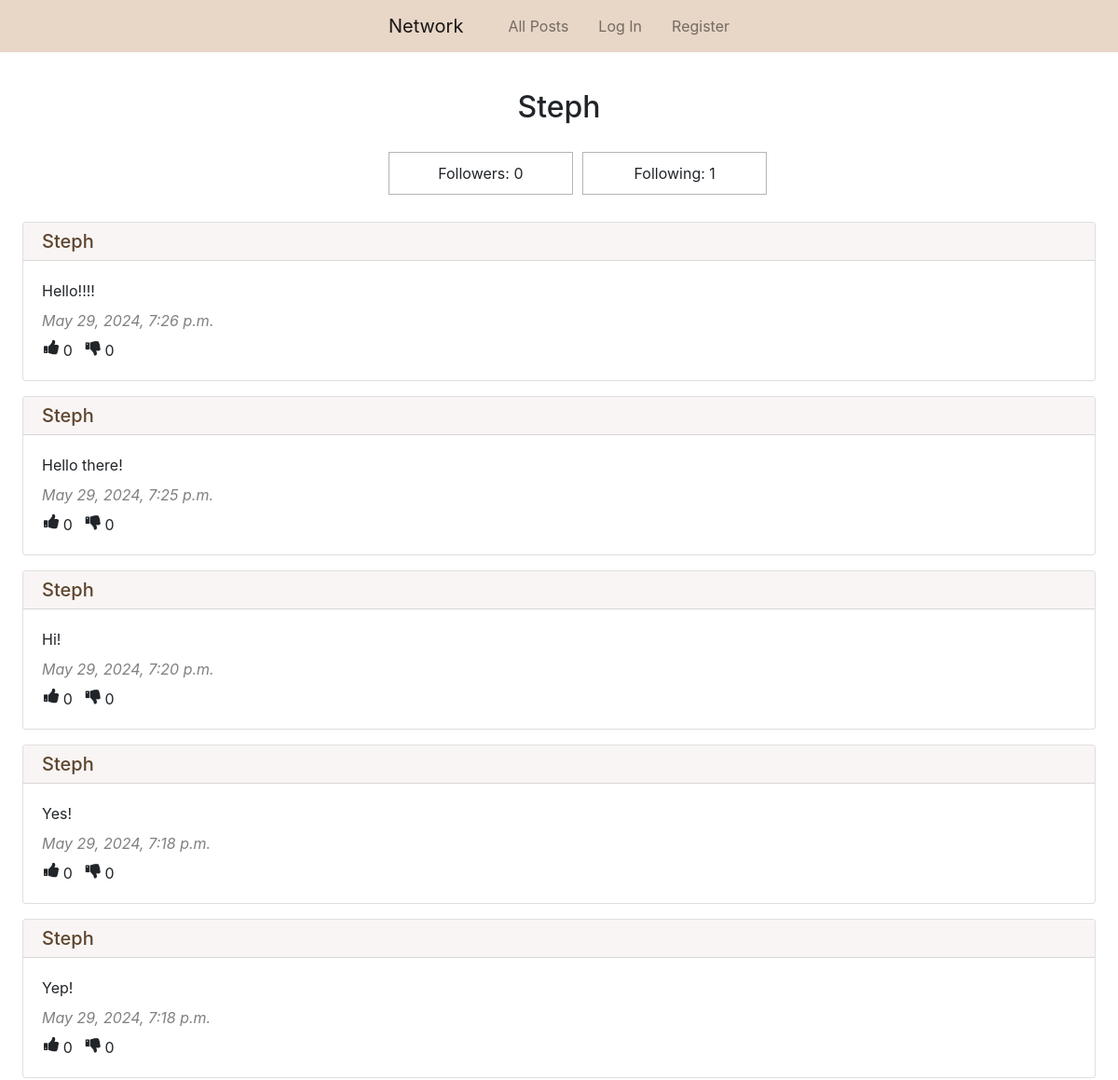
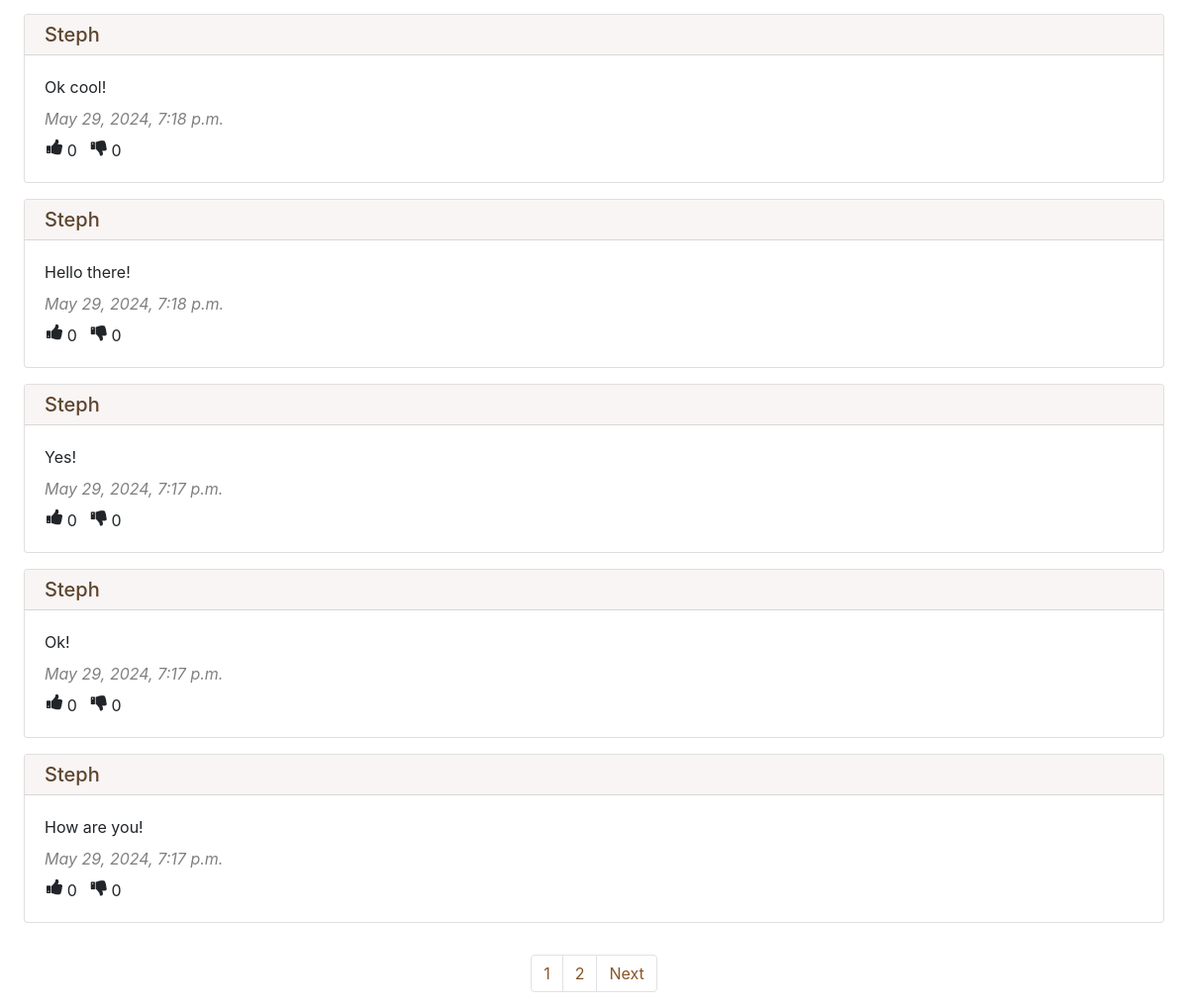
The page /profile/1 on the database as committed earlier (2 pictures, top to bottom).
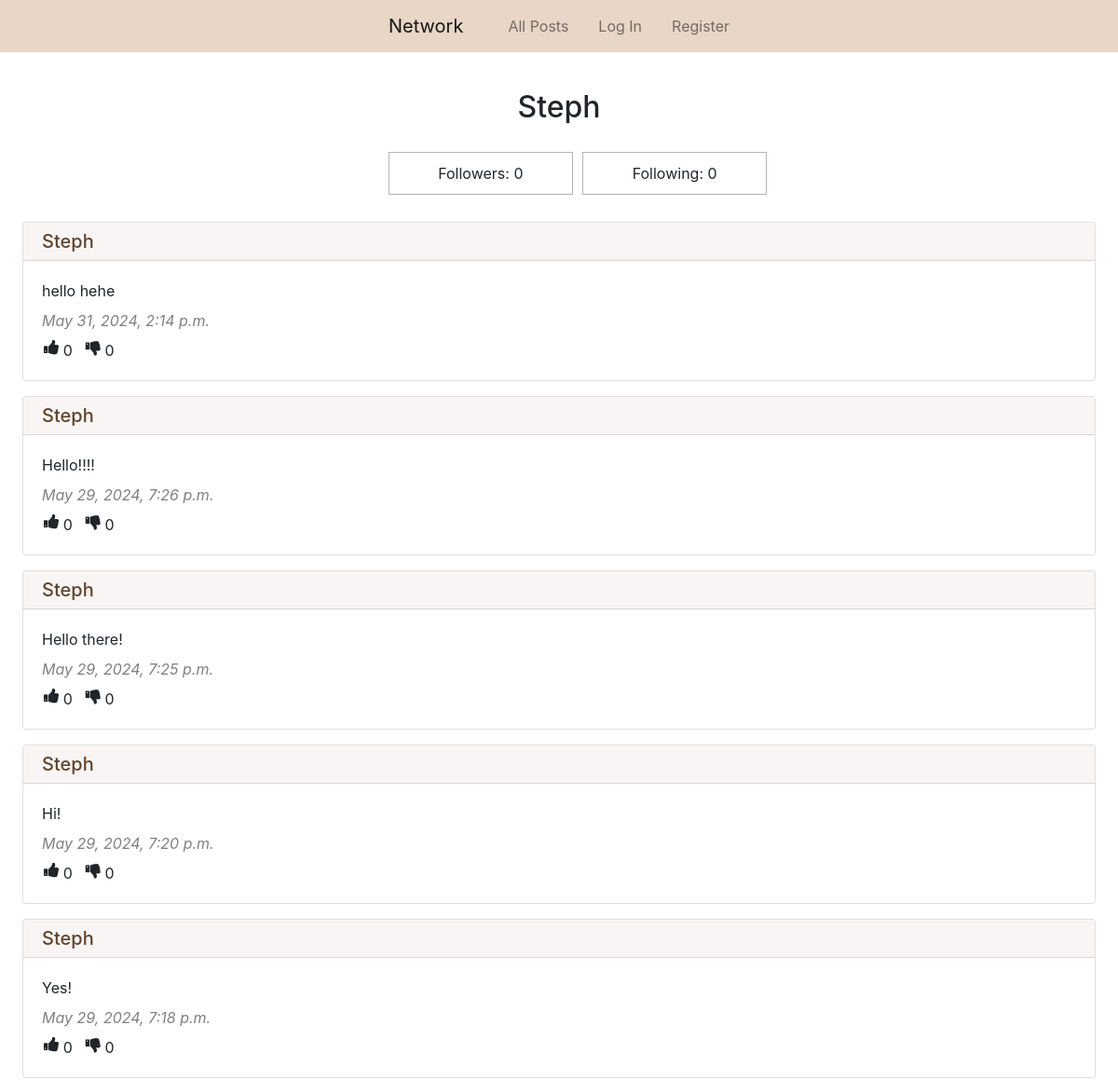
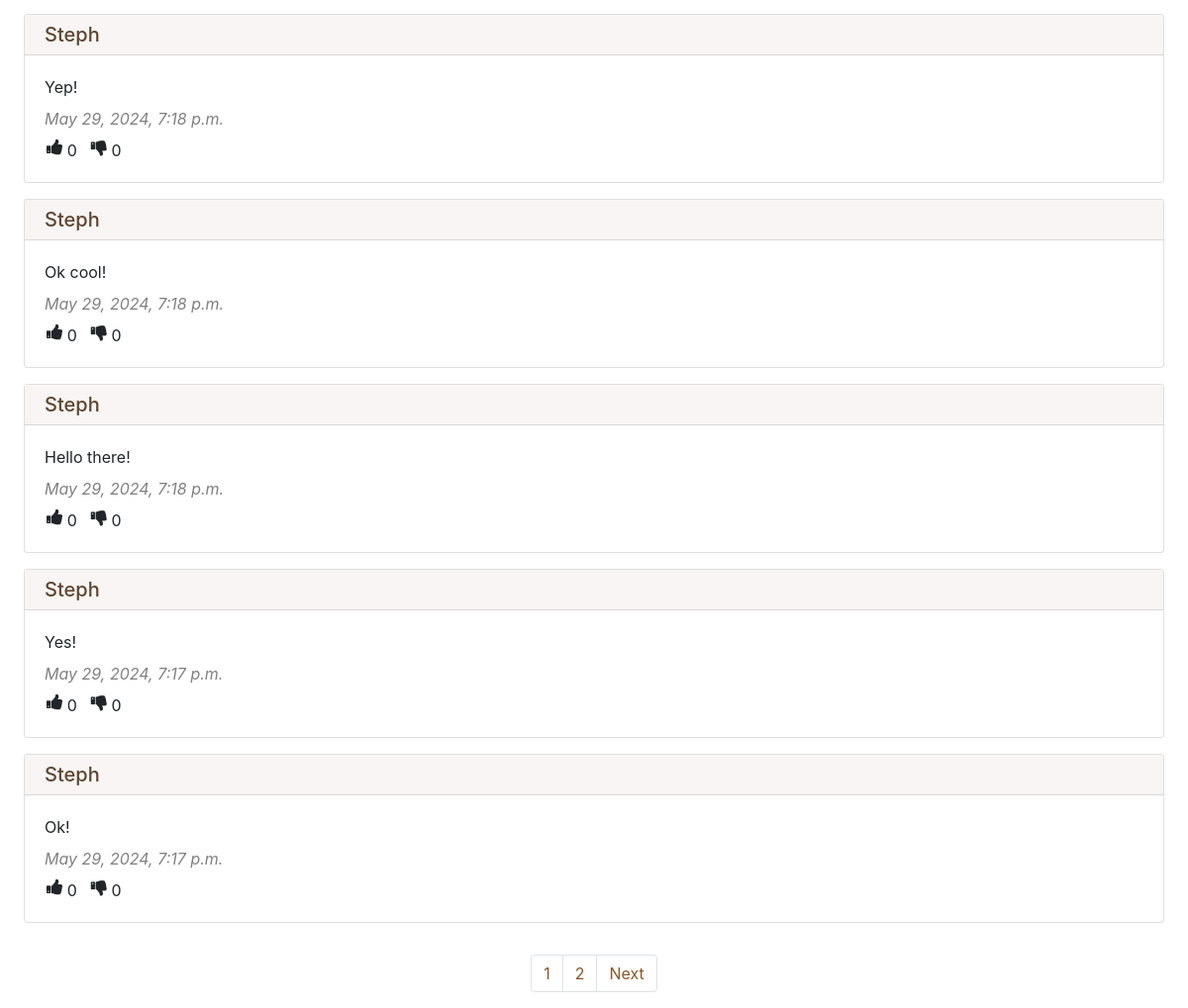
The same page on the database as committed later (2 pictures, top to bottom).
### network/models.py (models this page shows, shortened)
class Post(models.Model):
    content = models.CharField(max_length=300)
    user = models.ForeignKey(User, on_delete=models.CASCADE, related_name="post_user")
    date_time = models.DateTimeField(auto_now_add=True)

class User(AbstractUser):
    pass

### network/views.py (the view)
# urls.py: path("profile/<int:user_id>", views.profile, name="profile"),
def profile(request, user_id):
    profile_user = User.objects.get(pk=user_id)
    user_posts = Post.objects.filter(user=profile_user).order_by("id").reverse()
    paginator = Paginator(user_posts, 10)
    page_number = request.GET.get("page")
    page_posts = paginator.get_page(page_number)
    followers = Follow.objects.filter(user_following=profile_user)
    following = Follow.objects.filter(user_follower=profile_user)
    try:
        if len(followers.filter(user_follower=request.user)) != 0:
            is_following = True
        else:
            is_following = False
    except:
        is_following = False
    return render(request, "network/profile.html", {
        "page_posts": page_posts,
        "profile_user": profile_user,
        "followers": followers,
        "following": following,
        "is_following": is_following
    })

### network/templates/network/profile.html (shortened to what this page needs)
{% extends "network/layout.html" %}
{% block body %}
    <h2 class="px-5 pt-4 pb-3 mt-3 text-center">{{ profile_user.username | capfirst }}</h2>
    <ul class="row d-flex justify-content-center">
        <li class="col-2 follow-border text-center">
            Followers: {{ followers.count }}
        </li>
        <li class="col-2 follow-border text-center">
            Following: {{ following.count }}
        </li>
    </ul>
    {% for post in page_posts %}
        <div class="px-4 py-2">
            <div class="card">
                <h5 class="card-header bg-brown pt-2 pb-2"><a class="brownlink" href="{% url 'profile' user_id=post.user.id %}">{{ post.user.username | capfirst }}</a></h5>
                <div class="card-body">
                    <p class="card-text mt-0 mb-2" id="content_{{ post.id }}">{{ post.content }}</p>
                    <p class="card-text grey mt-2 mb-1"><i>{{ post.date_time }}</i></p>
                    <div class="row pl-3 mt-2">
                        <div class="pl-3 pr-4 row">
                            <i class="fa fa-thumbs-up" style="font-size:18px"></i>
                            <div class="px-1" id="like_count_{{ post.id }}"> {{ post.like_post.count }}</div>
                        </div>
                        <div class="pl-3 row">
                            <i class="fa fa-thumbs-down" style="font-size:18px"></i>
                            <div class="px-1" id="dislike_count_{{ post.id }}"> {{ post.dislike_post.count }}</div>
                        </div>
                    </div>
                </div>
            </div>
        </div>
    {% endfor %}
    <br>
    <nav aria-label="Page navigation">
        <ul class="pagination d-flex justify-content-center">
            {% for i in page_posts.paginator.page_range %}
                <li class="page-item"><a class="page-link brown-text" href="?page={{ i }}">{{ i }}</a></li>
            {% endfor %}
            {% if page_posts.has_next %}
                <li class="page-item"><a class="page-link brown-text" href="?page={{ page_posts.next_page_number }}">Next</a></li>
            {% endif %}
        </ul>
      </nav>
{% endblock %}

Rows that differ between the two databases and show on the page:
no longer on this page (row unchanged): Post: user.username "Steph", content "How are you!", date_time "May 29, 2024, 7:17 p.m.", like_post.count "0", dislike_post.count "0"
added Post: user.username "Steph", content "hello hehe", date_time "May 31, 2024, 2:14 p.m.", like_post.count "0", dislike_post.count "0"
Other text that changed with them:
{{ following.count }}: "1" → "0"
